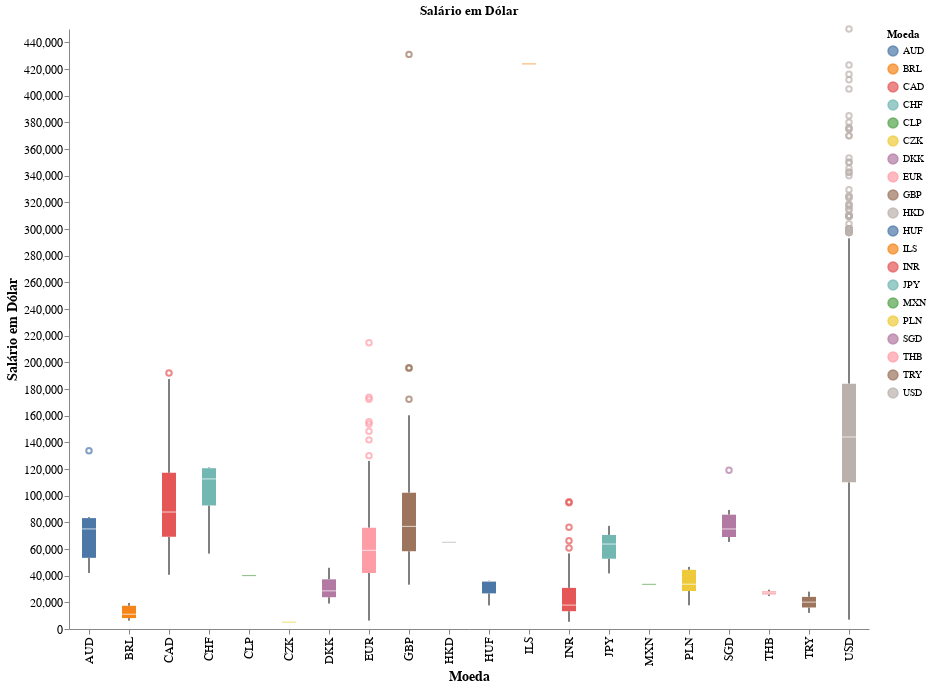

Notebook source saved alongside this figure:
### Markdown cell above
## Análisando os salários
Boxplot de informação
* média
* máximo
* mínimo

Distribuição salarial
* por faixa

### Code cell
# Criando o gráfico de boxplot com Altair
boxplot = alt.Chart(df).mark_boxplot().encode(
    x=alt.X('Moeda:N', title='Moeda'),
    y=alt.Y('Salario_Dolar:Q', title='Salário em Dólar'),
    color=alt.Color('Moeda:N', title='Moeda')
).properties(
    title='Salário em Dólar',
    width=800,
    height=600,
    config=custom_config,
)

# Mostrando o gráfico
boxplot

### Figure 1 — Vega-Lite specification as saved in the notebook (floating-point values rounded to 4 significant figures; data arrays with more than 128 entries replaced by an {"elided": "..."} marker saying what was removed)
{"config": {"view": {"continuousWidth": 400, "continuousHeight": 300, "width": 45, "height": 400, "strokeWidth": 0}, "axis": {"labelFontSize": 12, "titleFontSize": 14, "grid": false, "gridColor": "gray"}, "mark": {"color": "blue", "size": 100}}, "data": {"name": "data-6f59bcdedea7e4a46defbe54382a761d"}, "mark": "boxplot", "encoding": {"color": {"field": "Moeda", "title": "Moeda", "type": "nominal"}, "x": {"field": "Moeda", "title": "Moeda", "type": "nominal"}, "y": {"field": "Salario_Dolar", "title": "Salário em Dólar", "type": "quantitative"}}, "height": 600, "title": "Salário em Dólar", "width": 800, "$schema": "https://vega.github.io/schema/vega-lite/v4.17.0.json", "datasets": {"data-6f59bcdedea7e4a46defbe54382a761d": {"elided": "3755 records"}}}
